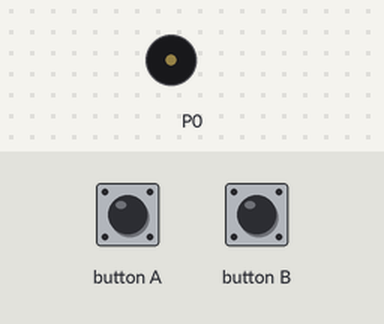
Bench run of a program on a simulated BBC micro:bit (MakeCode). Shown: buzzer (waves = sounding). The inputs (shaded band) are chosen by the test bench.

Above: at 1.2 s.
1.3 s: button A pressed for 0.15 s
At 2.7 s:
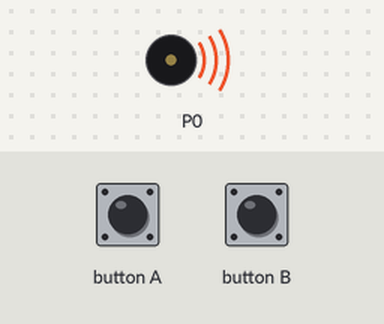
4.4 s: button B pressed for 0.15 s
Timing chart, 0 to 13.5 s (numbered marks = the images above; inputs shaded):
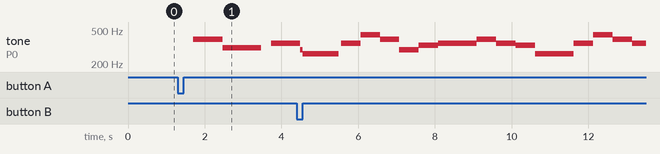

Measured:
- after the input at 1.3 s, tone on P0: silent → 392 Hz after 0.41 s, → 311 Hz 0.77 s later, → silent 1.0 s later, → 349 Hz 0.26 s later

The program:

main.ts
```typescript
input.onButtonPressed(Button.A, function () {
    music.startMelody(music.builtInMelody(Melodies.Dadadadum), MelodyOptions.Once)
})
input.onButtonPressed(Button.B, function () {
    music.playTone(262, music.beat(BeatFraction.Whole))
    music.playTone(262, music.beat(BeatFraction.Whole))
    music.playTone(349, music.beat(BeatFraction.Whole))
    music.playTone(440, music.beat(BeatFraction.Whole))
    music.playTone(392, music.beat(BeatFraction.Whole))
    music.playTone(294, music.beat(BeatFraction.Whole))
    music.playTone(330, music.beat(BeatFraction.Whole))
    music.playTone(349, music.beat(BeatFraction.Whole))
    music.playTone(349, music.beat(BeatFraction.Whole))
    music.playTone(392, music.beat(BeatFraction.Whole))
    music.playTone(349, music.beat(BeatFraction.Whole))
    music.playTone(330, music.beat(BeatFraction.Whole))
    music.playTone(262, music.beat(BeatFraction.Whole))
    music.playTone(262, music.beat(BeatFraction.Whole))
    music.playTone(349, music.beat(BeatFraction.Whole))
    music.playTone(440, music.beat(BeatFraction.Whole))
    music.playTone(392, music.beat(BeatFraction.Whole))
    music.playTone(349, music.beat(BeatFraction.Whole))
    music.playTone(392, music.beat(BeatFraction.Whole))
    music.playTone(294, music.beat(BeatFraction.Whole))
    music.playTone(330, music.beat(BeatFraction.Whole))
    music.playTone(349, music.beat(BeatFraction.Whole))
    music.playTone(349, music.beat(BeatFraction.Whole))
    music.playTone(330, music.beat(BeatFraction.Whole))
    music.playTone(294, music.beat(BeatFraction.Whole))
    music.playTone(262, music.beat(BeatFraction.Whole))
    music.playTone(294, music.beat(BeatFraction.Whole))
    music.playTone(262, music.beat(BeatFraction.Whole))
    music.playTone(262, music.beat(BeatFraction.Whole))
    music.playTone(349, music.beat(BeatFraction.Whole))
    music.playTone(440, music.beat(BeatFraction.Whole))
    music.playTone(392, music.beat(BeatFraction.Whole))
    music.playTone(349, music.beat(BeatFraction.Whole))
    music.playTone(392, music.beat(BeatFraction.Whole))
    music.playTone(294, music.beat(BeatFraction.Whole))
    music.playTone(330, music.beat(BeatFraction.Whole))
    music.playTone(349, music.beat(BeatFraction.Whole))
    music.playTone(349, music.beat(BeatFraction.Whole))
    music.playTone(392, music.beat(BeatFraction.Whole))
    music.playTone(349, music.beat(BeatFraction.Whole))
    music.playTone(330, music.beat(BeatFraction.Whole))
})
music.setTempo(120)
```

test.ts
```typescript
// aquí va el archivo "tests"; esto no se compilará cuando este paquete se utilice como una extensión.
```
